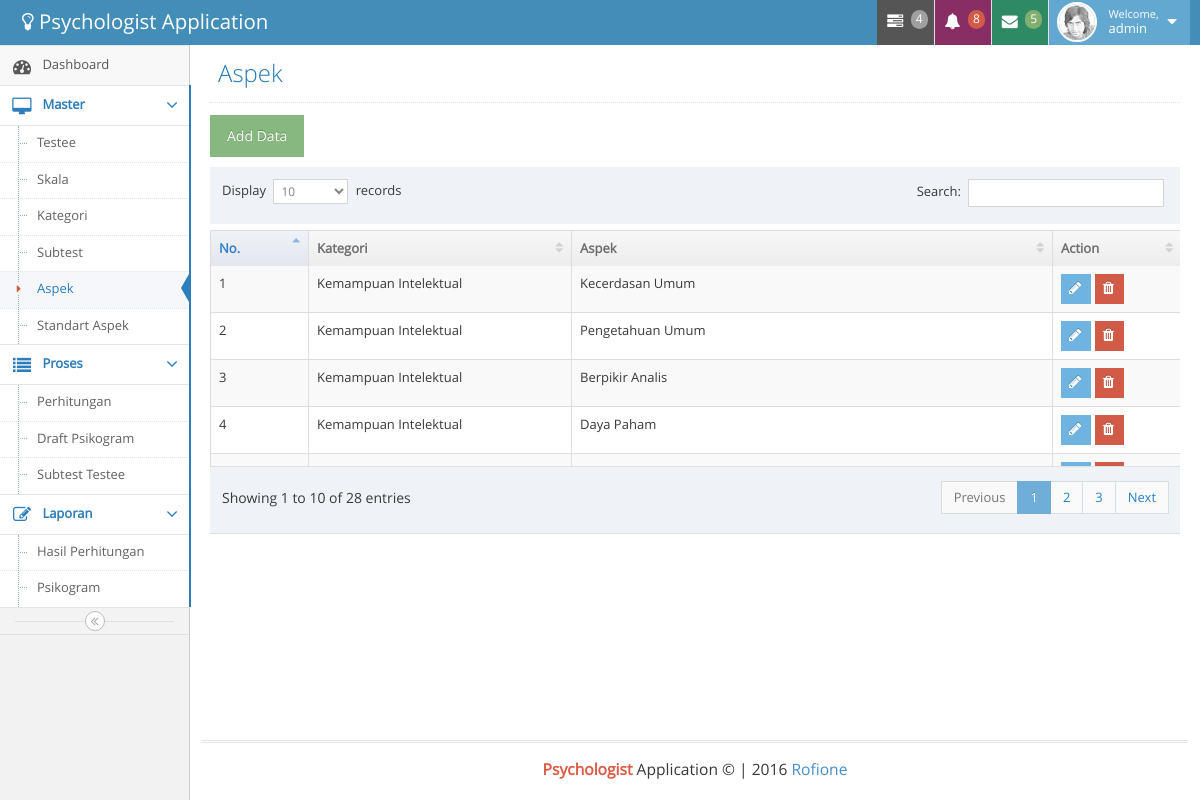
The app's page /index.php?psi=aspek (signed in) with its own data.
### tables this page shows
CREATE TABLE `aspek` (
  `id` bigint(11) NOT NULL AUTO_INCREMENT,
  `id_kategori` bigint(11) NOT NULL,
  `nama_aspek` varchar(255) NOT NULL,
  `deskripsi_high` text NOT NULL,
  `deskripsi_low` text NOT NULL,
  PRIMARY KEY (`id`)
);

CREATE TABLE `kategori` (
  `id` bigint(11) NOT NULL AUTO_INCREMENT,
  `nama` varchar(50) NOT NULL,
  PRIMARY KEY (`id`)
);

### aspek.php (the view, shortened to what this page needs)
<div class="page-header">
    <h1>
        Aspek
    </h1>
</div>
<div class="row">
    <div class="col-xs-12">
        <p><a class="btn btn-success" data-target="#ModalAdd" data-toggle="modal">Add Data</a></p>
        <table id="example" class="table table-striped table-bordered">
            <thead>
            <th>No.</th>
            <th>Kategori</th>
            <th>Aspek</th>
            <th>Action</th>
            </thead>
            <?php
            $no = 0;
            $qSubtest = mysql_query("SELECT
                        su.nama_aspek AS subname,
                        ka.nama as namekat
                        FROM
                        aspek AS su
                        INNER JOIN kategori ka on su.id_kategori = ka.id");
            while ($dataSkala = mysql_fetch_array($qSubtest)) {
                $no++;
                ?>
                <tr>
                    <td><?php echo $no; ?></td>
                    <td><?php echo $dataSkala['namekat']; ?></td>
                    <td><?php echo $dataSkala['subname']; ?></td>
                    <td>
                        <a href="#" class='btn btn-xs btn-info open_modal' id='<?php echo $dataSkala['id']; ?>'><i class="ace-icon fa fa-pencil bigger-120"></i></a>
                        <a href="#" class='btn btn-xs btn-danger'onclick="confirm_modal('skalaDel.php?&skala_id=<?php echo $dataSkala['id']; ?>');"><i class="ace-icon fa fa-trash bigger-120"></i></a>
                    </td>
                </tr>
            <?php } ?>
        </table>
    </div>
</div>

### records on screen
aspek: id_kategori.nama "Kemampuan Intelektual", nama_aspek "Kecerdasan Umum"
aspek: id_kategori.nama "Kemampuan Intelektual", nama_aspek "Pengetahuan Umum"
aspek: id_kategori.nama "Kemampuan Intelektual", nama_aspek "Berpikir Analis"
aspek: id_kategori.nama "Kemampuan Intelektual", nama_aspek "Daya Paham"

### other values on screen
$get['uName'] "admin"
